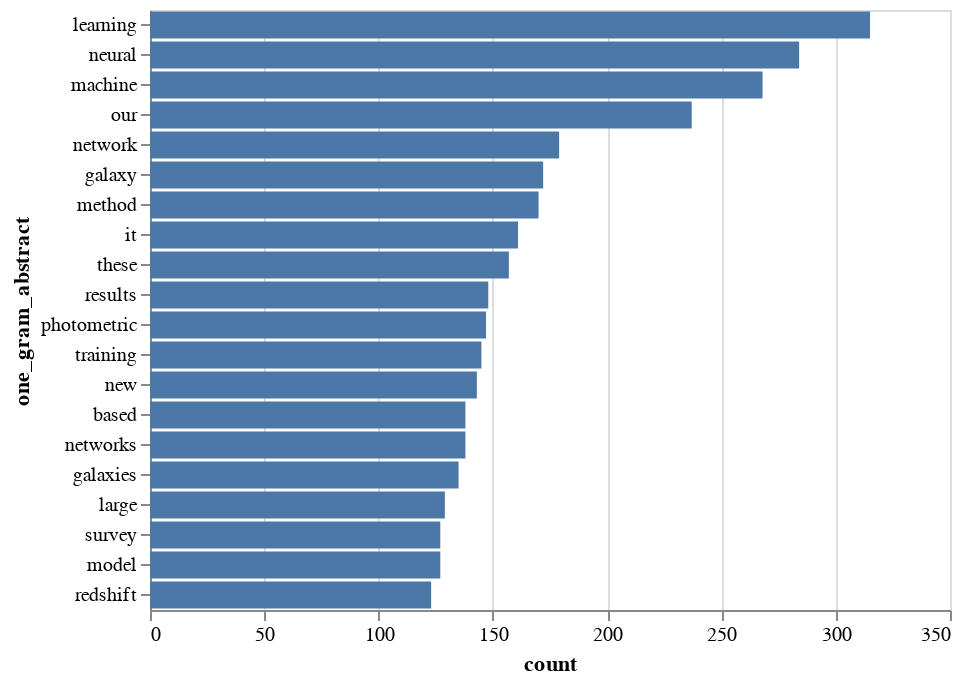

The code cell stored with this chart in its notebook:
### Code cell
# 1-gram
one_gram_abstract.most_common(20)

data = pd.DataFrame(one_gram_abstract.most_common(20), columns=["one_gram_abstract", "count"])

alt.Chart(data).mark_bar().encode(
    x='count',
    y=alt.Y('one_gram_abstract', sort=alt.SortField(field="freq", op="sum", order="ascending")), 
)

### Figure 1 — Vega-Lite specification as saved in the notebook (floating-point values rounded to 4 significant figures)
{"$schema": "https://vega.github.io/schema/vega-lite/v2.4.3.json", "config": {"view": {"height": 300, "width": 400}}, "data": {"values": [{"count": 315, "one_gram_abstract": "learning"}, {"count": 284, "one_gram_abstract": "neural"}, {"count": 268, "one_gram_abstract": "machine"}, {"count": 237, "one_gram_abstract": "our"}, {"count": 179, "one_gram_abstract": "network"}, {"count": 172, "one_gram_abstract": "galaxy"}, {"count": 170, "one_gram_abstract": "method"}, {"count": 161, "one_gram_abstract": "it"}, {"count": 157, "one_gram_abstract": "these"}, {"count": 148, "one_gram_abstract": "results"}, {"count": 147, "one_gram_abstract": "photometric"}, {"count": 145, "one_gram_abstract": "training"}, {"count": 143, "one_gram_abstract": "new"}, {"count": 138, "one_gram_abstract": "based"}, {"count": 138, "one_gram_abstract": "networks"}, {"count": 135, "one_gram_abstract": "galaxies"}, {"count": 129, "one_gram_abstract": "large"}, {"count": 127, "one_gram_abstract": "survey"}, {"count": 127, "one_gram_abstract": "model"}, {"count": 123, "one_gram_abstract": "redshift"}]}, "encoding": {"x": {"field": "count", "type": "quantitative"}, "y": {"field": "one_gram_abstract", "sort": {"field": "freq", "op": "sum", "order": "ascending"}, "type": "nominal"}}, "mark": "bar"}
